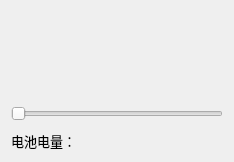
<?xml version="1.0" encoding="UTF-8"?>
<ui version="4.0">
 <class>MainWindow</class>
 <widget class="QMainWindow" name="MainWindow">
  <property name="geometry">
   <rect>
    <x>0</x>
    <y>0</y>
    <width>234</width>
    <height>162</height>
   </rect>
  </property>
  <property name="font">
   <font>
    <pointsize>10</pointsize>
   </font>
  </property>
  <property name="windowTitle">
   <string>MainWindow Application</string>
  </property>
  <widget class="QWidget" name="centralWidget">
   <layout class="QVBoxLayout" name="verticalLayout">
    <property name="spacing">
     <number>10</number>
    </property>
    <item>
     <widget class="QmyBattery" name="battery" native="true"/>
    </item>
    <item>
     <widget class="QSlider" name="slider">
      <property name="orientation">
       <enum>Qt::Horizontal</enum>
      </property>
     </widget>
    </item>
    <item>
     <widget class="QLabel" name="LabInfo">
      <property name="maximumSize">
       <size>
        <width>16777215</width>
        <height>20</height>
       </size>
      </property>
      <property name="text">
       <string>电池电量：</string>
      </property>
     </widget>
    </item>
   </layout>
  </widget>
 </widget>
 <layoutdefault spacing="6" margin="11"/>
 <customwidgets>
  <customwidget>
   <class>QmyBattery</class>
   <extends>QWidget</extends>
   <header location="global">myBattery</header>
   <container>1</container>
  </customwidget>
 </customwidgets>
 <resources/>
 <connections/>
</ui>
